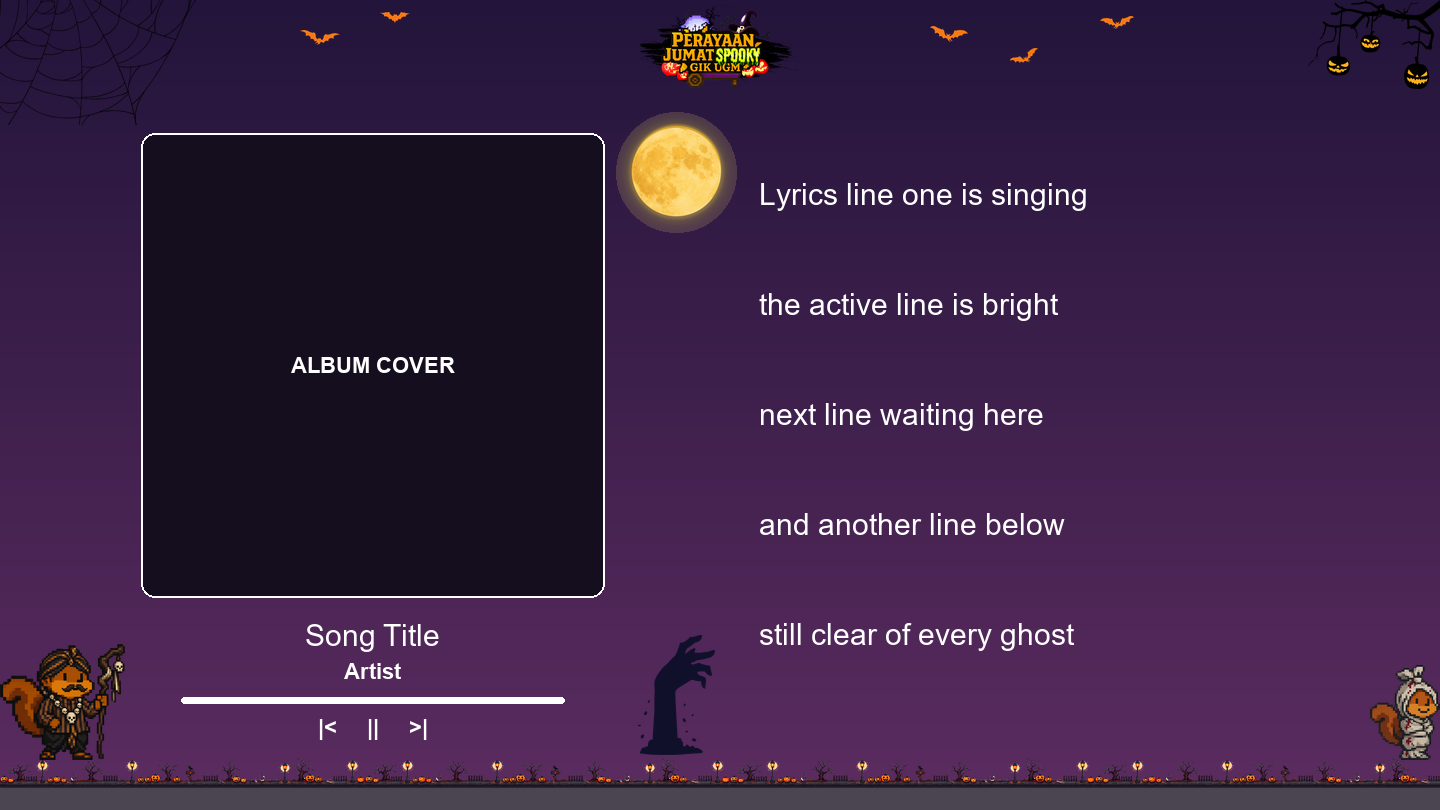

Write Python code to recreate this figure.
"""Mockup for the Halloween fullscreen brief.

Places PJS #13 assets ONLY in the free space around Spicy Lyrics' content and
asserts that no decoration's bounding box touches a content zone.

Content zones are estimates at 1440x810 from ContentBox.css proportions; they
must be re-measured live in Spotify before implementation.
"""

import os
import sys

from PIL import Image, ImageDraw, ImageFont

LIB = r"D:\GIK-INTERN\PJS_13_Asset\pjs13\pustaka"
OUT = r"D:\NGODING\spicy-lyrics\tools\halloween-brief"
W, H = 1440, 810
MARGIN = 8

ZONES = {
    "ALBUM COVER": (141, 133, 604, 597),
    "TITLE / ARTIST / CONTROLS": (141, 605, 604, 747),
    "LYRICS": (749, 97, 1354, 745),
}


def grow(box, m):
    return (box[0] - m, box[1] - m, box[2] + m, box[3] + m)


def hits(a, b):
    return a[0] < b[2] and b[0] < a[2] and a[1] < b[3] and b[1] < a[3]


def load(rel):
    return Image.open(os.path.join(LIB, rel)).convert("RGBA")


def fit(im, max_w, max_h):
    s = min(max_w / im.width, max_h / im.height)
    return im.resize((max(1, round(im.width * s)), max(1, round(im.height * s))), Image.LANCZOS)


canvas = Image.new("RGBA", (W, H))
d = ImageDraw.Draw(canvas)

# Night sky, PJS purple. The exact sky colour lives in the event site's CSS
# (.next-pjs-sky), which is not in the asset folder; this is an approximation.
top, bot = (34, 20, 58), (92, 44, 96)
for y in range(H):
    t = y / H
    d.line([(0, y), (W, y)], fill=tuple(round(top[i] + (bot[i] - top[i]) * t) for i in range(3)) + (255,))

placed = []  # (name, box)


def put(name, im, x, y, flip=False):
    if flip:
        im = im.transpose(Image.FLIP_LEFT_RIGHT)
    canvas.alpha_composite(im, (round(x), round(y)))
    placed.append((name, (x, y, x + im.width, y + im.height)))


# ── top band (y < 89) ──
web = fit(load("hiasan/jaring-hitam.png"), 196, 125)
put("web top-left", web, 0, 0)

branch = fit(load("hiasan/cabang-labu.png"), 400, 89)
put("pumpkin branch top-right", branch, W - branch.width, 0)

logo = fit(load("logo/logo-spooky.png"), 200, 84)
put("spooky logo", logo, (W - logo.width) / 2, 4)

for i, (bx, by, size, var) in enumerate(
    [(300, 30, 40, 1), (380, 12, 30, 2), (930, 26, 38, 3), (1010, 48, 28, 4), (1100, 16, 34, 5)]
):
    bat = fit(load(f"hiasan/kelelawar-oranye-{var}.png"), size, size)
    put(f"bat {i + 1}", bat, bx, by)

# ── centre gutter between cover and lyrics (x 612-741) ──
moon = fit(load("adegan/bulan.png"), 120, 120)
glow = Image.new("RGBA", (W, H))
ImageDraw.Draw(glow).ellipse([616, 112, 736, 232], fill=(255, 220, 120, 40))
canvas.alpha_composite(glow)
put("moon", moon, 676 - moon.width / 2, 112)

hands = fit(load("adegan/tangan-zombie-tengah.png"), 110, 120)
put("zombie hand", hands, 676 - hands.width / 2, 755 - hands.height)

# ── bottom band (y > 755): fence + road ──
fence = fit(load("adegan/pagar.png"), 4000, 30)
x = 0
while x < W:
    canvas.alpha_composite(fence, (x, 758))
    x += fence.width
placed.append(("fence", (0, 758, W, 788)))
d.rectangle([0, 788, W, H], fill="#4a4550")
placed.append(("road", (0, 788, W, H)))

# ── side strips: characters standing on the ground ──
dukun = fit(load("tokoh/dukun.png"), 133 - MARGIN, 160)
put("dukun (left)", dukun, 0, 760 - dukun.height)

mumi = fit(load("tokoh/mumi.png"), 78 - MARGIN, 160)
put("mumi (right)", mumi, W - mumi.width, 760 - mumi.height, flip=True)

# ── verify: nothing may touch a content zone ──
failures = []
for name, box in placed:
    for zname, z in ZONES.items():
        if hits(box, grow(z, MARGIN)):
            failures.append(f"{name} overlaps {zname}: {tuple(round(v) for v in box)}")

# ── draw content placeholders on top, to show they stay clear ──
shown = canvas.copy()
sd = ImageDraw.Draw(shown, "RGBA")
try:
    font = ImageFont.truetype("arialbd.ttf", 22)
    small = ImageFont.truetype("arial.ttf", 30)
except OSError:
    font = small = ImageFont.load_default()

c = ZONES["ALBUM COVER"]
sd.rounded_rectangle(c, radius=14, fill=(20, 14, 30, 235), outline=(255, 255, 255, 90), width=2)
sd.text(((c[0] + c[2]) / 2, (c[1] + c[3]) / 2), "ALBUM COVER", font=font, fill="white", anchor="mm")

t = ZONES["TITLE / ARTIST / CONTROLS"]
sd.text(((t[0] + t[2]) / 2, t[1] + 30), "Song Title", font=small, fill="white", anchor="mm")
sd.text(((t[0] + t[2]) / 2, t[1] + 66), "Artist", font=font, fill=(255, 255, 255, 170), anchor="mm")
sd.rounded_rectangle((t[0] + 40, t[1] + 92, t[2] - 40, t[1] + 98), radius=3, fill=(255, 255, 255, 120))
sd.text(((t[0] + t[2]) / 2, t[1] + 122), "|<     ||     >|", font=font, fill="white", anchor="mm")

lz = ZONES["LYRICS"]
for i, line in enumerate(
    ["Lyrics line one is singing", "the active line is bright", "next line waiting here", "and another line below", "still clear of every ghost"]
):
    sd.text((lz[0] + 10, lz[1] + 80 + i * 110), line, font=small, fill=(255, 255, 255, 255 if i == 1 else 110))

shown.convert("RGB").save(os.path.join(OUT, "mockup.png"))

zd = ImageDraw.Draw(shown, "RGBA")
for zname, z in ZONES.items():
    zd.rectangle(z, outline=(0, 255, 120, 255), width=2)
shown.convert("RGB").save(os.path.join(OUT, "mockup_zones.png"))

print(f"{len(placed)} decorations placed")
if failures:
    print("OVERLAPS:")
    print("\n".join("  " + f for f in failures))
    sys.exit(1)
print("0 overlaps with any content zone (8px margin)")
